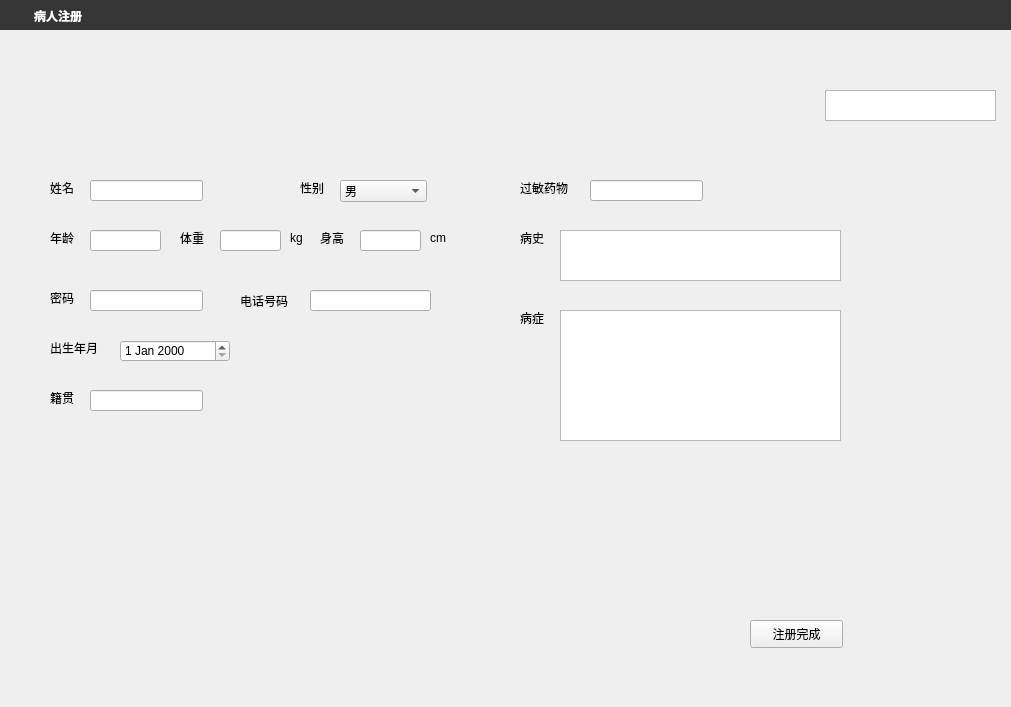
<?xml version="1.0" encoding="UTF-8"?>
<ui version="4.0">
 <class>patientRegiter</class>
 <widget class="QDialog" name="patientRegiter">
  <property name="geometry">
   <rect>
    <x>0</x>
    <y>0</y>
    <width>1011</width>
    <height>707</height>
   </rect>
  </property>
  <property name="windowTitle">
   <string>Dialog</string>
  </property>
  <widget class="QWidget" name="widgetTitle" native="true">
   <property name="geometry">
    <rect>
     <x>0</x>
     <y>0</y>
     <width>1011</width>
     <height>30</height>
    </rect>
   </property>
   <property name="minimumSize">
    <size>
     <width>0</width>
     <height>30</height>
    </size>
   </property>
   <property name="maximumSize">
    <size>
     <width>16777215</width>
     <height>30</height>
    </size>
   </property>
   <property name="styleSheet">
    <string notr="true">QWidget#widgetTitle{background:#363636;}
QLabel#labelTitle{color:white;padding:8px 0px 5px;}
QPushButton#btnMin,QPushButton#btnMax,QPushButton#btnExit{
        border-radius:0px;
        color: #F0F0F0;
        background-color:rgba(0,0,0,0);
        border-style:none;
    }
QPushButton#btnMin:hover,QPushButton#btnMax:hover{
        background-color: qlineargradient(spread:pad, x1:0, y1:1, x2:0, y2:0, stop:0 rgba(25, 134, 199, 0), stop:1 #5CACEE);
    }
QPushButton#btnExit:hover{
        background-color: qlineargradient(spread:pad, x1:0, y1:1, x2:0, y2:0, stop:0 rgba(238, 0, 0, 128), stop:1 rgba(238, 44, 44, 255));
    }</string>
   </property>
   <layout class="QHBoxLayout" name="horizontalLayout">
    <property name="spacing">
     <number>0</number>
    </property>
    <property name="leftMargin">
     <number>5</number>
    </property>
    <property name="topMargin">
     <number>0</number>
    </property>
    <property name="rightMargin">
     <number>0</number>
    </property>
    <property name="bottomMargin">
     <number>2</number>
    </property>
    <item>
     <widget class="QLabel" name="labelIcon">
      <property name="minimumSize">
       <size>
        <width>26</width>
        <height>26</height>
       </size>
      </property>
      <property name="maximumSize">
       <size>
        <width>26</width>
        <height>26</height>
       </size>
      </property>
      <property name="styleSheet">
       <string notr="true"/>
      </property>
      <property name="text">
       <string/>
      </property>
      <property name="pixmap">
       <pixmap resource="rc.qrc">:/image/logo2.png</pixmap>
      </property>
      <property name="scaledContents">
       <bool>true</bool>
      </property>
     </widget>
    </item>
    <item>
     <widget class="QLabel" name="labelTitle">
      <property name="font">
       <font>
        <family>宋体</family>
        <pointsize>9</pointsize>
        <weight>75</weight>
        <bold>true</bold>
       </font>
      </property>
      <property name="styleSheet">
       <string notr="true"/>
      </property>
      <property name="text">
       <string>病人注册</string>
      </property>
     </widget>
    </item>
    <item>
     <widget class="QPushButton" name="btnMin">
      <property name="sizePolicy">
       <sizepolicy hsizetype="Fixed" vsizetype="Fixed">
        <horstretch>0</horstretch>
        <verstretch>0</verstretch>
       </sizepolicy>
      </property>
      <property name="minimumSize">
       <size>
        <width>30</width>
        <height>30</height>
       </size>
      </property>
      <property name="maximumSize">
       <size>
        <width>30</width>
        <height>30</height>
       </size>
      </property>
      <property name="toolTip">
       <string>最小化</string>
      </property>
      <property name="text">
       <string/>
      </property>
      <property name="autoDefault">
       <bool>true</bool>
      </property>
      <property name="flat">
       <bool>true</bool>
      </property>
     </widget>
    </item>
    <item>
     <widget class="QPushButton" name="btnExit1">
      <property name="sizePolicy">
       <sizepolicy hsizetype="Fixed" vsizetype="Fixed">
        <horstretch>0</horstretch>
        <verstretch>0</verstretch>
       </sizepolicy>
      </property>
      <property name="minimumSize">
       <size>
        <width>30</width>
        <height>30</height>
       </size>
      </property>
      <property name="maximumSize">
       <size>
        <width>30</width>
        <height>30</height>
       </size>
      </property>
      <property name="toolTip">
       <string>退出</string>
      </property>
      <property name="text">
       <string/>
      </property>
      <property name="autoDefault">
       <bool>true</bool>
      </property>
      <property name="flat">
       <bool>true</bool>
      </property>
     </widget>
    </item>
   </layout>
  </widget>
  <widget class="QWidget" name="widget" native="true">
   <property name="geometry">
    <rect>
     <x>30</x>
     <y>160</y>
     <width>461</width>
     <height>491</height>
    </rect>
   </property>
   <widget class="QLabel" name="label">
    <property name="geometry">
     <rect>
      <x>20</x>
      <y>20</y>
      <width>41</width>
      <height>16</height>
     </rect>
    </property>
    <property name="text">
     <string>姓名</string>
    </property>
   </widget>
   <widget class="QLineEdit" name="lineEdit">
    <property name="geometry">
     <rect>
      <x>60</x>
      <y>20</y>
      <width>113</width>
      <height>21</height>
     </rect>
    </property>
   </widget>
   <widget class="QLabel" name="label_2">
    <property name="geometry">
     <rect>
      <x>270</x>
      <y>20</y>
      <width>41</width>
      <height>16</height>
     </rect>
    </property>
    <property name="text">
     <string>性别</string>
    </property>
   </widget>
   <widget class="QLabel" name="label_3">
    <property name="geometry">
     <rect>
      <x>20</x>
      <y>130</y>
      <width>41</width>
      <height>16</height>
     </rect>
    </property>
    <property name="text">
     <string>密码</string>
    </property>
   </widget>
   <widget class="QLineEdit" name="lineEdit_3">
    <property name="geometry">
     <rect>
      <x>60</x>
      <y>130</y>
      <width>113</width>
      <height>21</height>
     </rect>
    </property>
   </widget>
   <widget class="QLabel" name="label_4">
    <property name="geometry">
     <rect>
      <x>20</x>
      <y>70</y>
      <width>41</width>
      <height>16</height>
     </rect>
    </property>
    <property name="text">
     <string>年龄</string>
    </property>
   </widget>
   <widget class="QLineEdit" name="lineEdit_4">
    <property name="geometry">
     <rect>
      <x>60</x>
      <y>70</y>
      <width>71</width>
      <height>21</height>
     </rect>
    </property>
   </widget>
   <widget class="QLabel" name="label_5">
    <property name="geometry">
     <rect>
      <x>150</x>
      <y>70</y>
      <width>51</width>
      <height>16</height>
     </rect>
    </property>
    <property name="text">
     <string>体重</string>
    </property>
   </widget>
   <widget class="QLineEdit" name="lineEdit_5">
    <property name="geometry">
     <rect>
      <x>190</x>
      <y>70</y>
      <width>61</width>
      <height>21</height>
     </rect>
    </property>
   </widget>
   <widget class="QLabel" name="label_6">
    <property name="geometry">
     <rect>
      <x>290</x>
      <y>70</y>
      <width>51</width>
      <height>16</height>
     </rect>
    </property>
    <property name="text">
     <string>身高</string>
    </property>
   </widget>
   <widget class="QLineEdit" name="lineEdit_6">
    <property name="geometry">
     <rect>
      <x>330</x>
      <y>70</y>
      <width>61</width>
      <height>21</height>
     </rect>
    </property>
   </widget>
   <widget class="QDateEdit" name="dateEdit">
    <property name="geometry">
     <rect>
      <x>90</x>
      <y>180</y>
      <width>110</width>
      <height>22</height>
     </rect>
    </property>
   </widget>
   <widget class="QLabel" name="label_7">
    <property name="geometry">
     <rect>
      <x>20</x>
      <y>180</y>
      <width>61</width>
      <height>16</height>
     </rect>
    </property>
    <property name="text">
     <string>出生年月</string>
    </property>
   </widget>
   <widget class="QLabel" name="label_8">
    <property name="geometry">
     <rect>
      <x>210</x>
      <y>130</y>
      <width>71</width>
      <height>21</height>
     </rect>
    </property>
    <property name="text">
     <string>电话号码</string>
    </property>
   </widget>
   <widget class="QLineEdit" name="lineEdit_7">
    <property name="geometry">
     <rect>
      <x>280</x>
      <y>130</y>
      <width>121</width>
      <height>21</height>
     </rect>
    </property>
   </widget>
   <widget class="QLineEdit" name="lineEdit_8">
    <property name="geometry">
     <rect>
      <x>60</x>
      <y>230</y>
      <width>113</width>
      <height>21</height>
     </rect>
    </property>
   </widget>
   <widget class="QLabel" name="label_9">
    <property name="geometry">
     <rect>
      <x>20</x>
      <y>230</y>
      <width>72</width>
      <height>15</height>
     </rect>
    </property>
    <property name="text">
     <string>籍贯</string>
    </property>
   </widget>
   <widget class="QComboBox" name="comboBox">
    <property name="geometry">
     <rect>
      <x>310</x>
      <y>20</y>
      <width>87</width>
      <height>22</height>
     </rect>
    </property>
    <item>
     <property name="text">
      <string>男</string>
     </property>
    </item>
    <item>
     <property name="text">
      <string>女</string>
     </property>
    </item>
   </widget>
   <widget class="QLabel" name="label_13">
    <property name="geometry">
     <rect>
      <x>260</x>
      <y>70</y>
      <width>21</width>
      <height>16</height>
     </rect>
    </property>
    <property name="text">
     <string>kg</string>
    </property>
   </widget>
   <widget class="QLabel" name="label_14">
    <property name="geometry">
     <rect>
      <x>400</x>
      <y>70</y>
      <width>31</width>
      <height>16</height>
     </rect>
    </property>
    <property name="text">
     <string>cm</string>
    </property>
   </widget>
  </widget>
  <widget class="QLineEdit" name="lineEdit_9">
   <property name="geometry">
    <rect>
     <x>590</x>
     <y>180</y>
     <width>113</width>
     <height>21</height>
    </rect>
   </property>
  </widget>
  <widget class="QLabel" name="label_10">
   <property name="geometry">
    <rect>
     <x>520</x>
     <y>180</y>
     <width>72</width>
     <height>15</height>
    </rect>
   </property>
   <property name="text">
    <string>过敏药物</string>
   </property>
  </widget>
  <widget class="QLabel" name="label_11">
   <property name="geometry">
    <rect>
     <x>520</x>
     <y>230</y>
     <width>72</width>
     <height>15</height>
    </rect>
   </property>
   <property name="text">
    <string>病史</string>
   </property>
  </widget>
  <widget class="QTextEdit" name="textEdit">
   <property name="geometry">
    <rect>
     <x>560</x>
     <y>230</y>
     <width>281</width>
     <height>51</height>
    </rect>
   </property>
  </widget>
  <widget class="QPushButton" name="pushButton">
   <property name="geometry">
    <rect>
     <x>750</x>
     <y>620</y>
     <width>93</width>
     <height>28</height>
    </rect>
   </property>
   <property name="text">
    <string>注册完成</string>
   </property>
  </widget>
  <widget class="QTextBrowser" name="textBrowser">
   <property name="geometry">
    <rect>
     <x>825</x>
     <y>90</y>
     <width>171</width>
     <height>31</height>
    </rect>
   </property>
  </widget>
  <widget class="QLabel" name="label_12">
   <property name="geometry">
    <rect>
     <x>520</x>
     <y>310</y>
     <width>72</width>
     <height>15</height>
    </rect>
   </property>
   <property name="text">
    <string>病症</string>
   </property>
  </widget>
  <widget class="QTextEdit" name="textEdit_2">
   <property name="geometry">
    <rect>
     <x>560</x>
     <y>310</y>
     <width>281</width>
     <height>131</height>
    </rect>
   </property>
  </widget>
 </widget>
 <resources>
  <include location="rc.qrc"/>
 </resources>
 <connections/>
</ui>
